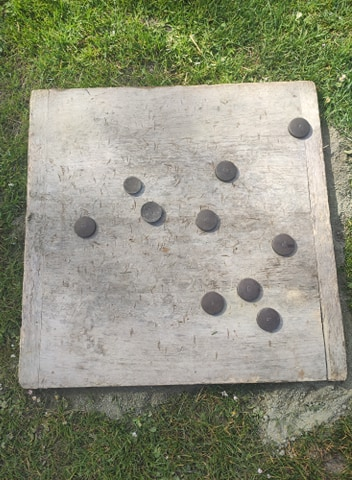
%> input picture image/palet2.jpg, 352 x 480 px
$ octave --eval "result = PlancheDetection(imread('../image/palet2.jpg'));"   (GNU Octave 9; MATLAB toolbox functions it lacks are replaced by stand-ins)
%> lines starting %> are read from the running program, lines starting %| are printed output that depends on the picture; in (x1, y1, x2, y2) boxes, pixels count from 0 and x2, y2 are one past the last pixel; in counts of white or black regions, pixels touching at a corner belong together; the program's own positions count from 1
### fonction/find_barycentre.m
function [ X,Y ] = find_barycentre( img )
% Donne les coorddon閑s du barycentre de l'image.
% L'objet doit 阾re en blanc (255), le reste en noir (0)
barx = 0;
bary = 0;
[Nx,Ny] = size(img);

index = find(img > 0.8);
[nx,ny] = size(index);

for i=1:Nx
    for j=1:Ny
        barx = barx + img(i,j)*i;
        bary = bary + img(i,j)*j;
    end
end
X = floor(barx/(nx*ny));
Y = floor(bary/(nx*ny));
end

### fonction/PlancheDetection.m
function  [imgfin, Xg, Yg] = PlancheDetection(Im)

% red /  green / blue
   R=Im(:,:,1);
   G=Im(:,:,2);
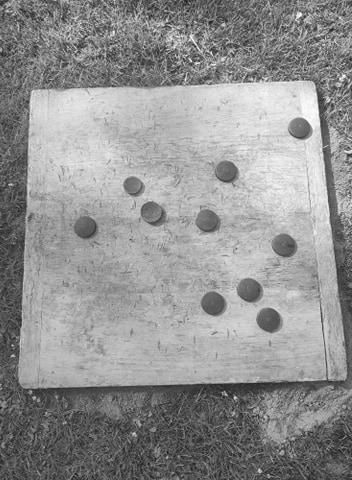
%> G: size 480x352 uint8; min 15, max 255, mean 145.7
   B=Im(:,:,3);

%    figure (2); imshow(R); title('R');
%    figure (3); imshow(G);  title('G');
%    figure (4); imshow(B);  title('B');

   hsv = rgb2hsv(Im); %converting the image to HSV space
%> hsv: size 480x352x3 double; mean H, S, V 0.166, 0.201, 0.583

   H=hsv(:,:,1);
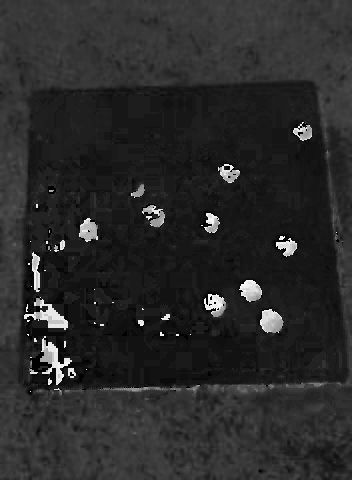
%> H: size 480x352 double; min 0, max 0.983, mean 0.166
   S=hsv(:,:,2);
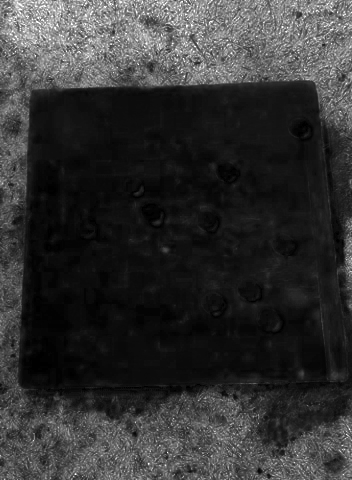
%> S: size 480x352 double; min 0, max 1, mean 0.201
   V=hsv(:,:,3);

%    figure (5); imshow(H); title('H');
%    figure (6); imshow(S);  title('S');
%    figure (7); imshow(V);  title('V');
%
   % on choisit une des images, par exemple B (blue)
   % Strat間ie 1: Seuillage sur plusieurs composantes de l'image et
   % combinaison binaire


    % Pre-processing smoothing : Filtrage avec un Filtre Gaussian par exemple
    MASKGauss=1/864*[11 23 29 23 11;23 48 62 48 23; 29 62 80 62 29; 23 48 62 48 23; 11 23 29 23 11 ];
%     figure(10);mesh(MASKGauss);title('Gaussian Kernel sigma=1.41')
    B=imfilter(B,MASKGauss);
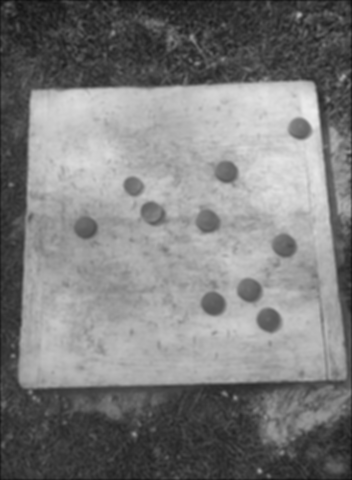
%> B: size 480x352 uint8; min 16, max 236, mean 124.6
%     figure(11);
%     imshow(B);title('filtered image');
%

    % A.  calcul de l'histogramme
%     NoBins=256;
%     [NoPixels,NivGris]=imhist(B,NoBins);
%     figure(20);plot(NivGris,NoPixels);
%     grid;title('histogram');xlabel('Intensity Blue');

    % B. otsu's method for detecting threshold
    thresholdb = graythresh(B)  % the threshold is in the 0,1 range
%> thresholdb = 0.471
    bwb = imbinarize(B,thresholdb); % thresholded image
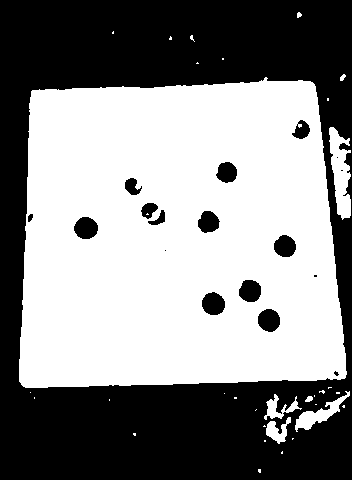
%> bwb: size 480x352 logical; 53.9% white; 18 black regions (5 under 20 px), largest, box (x1, y1, x2, y2) and area: (0, 0, 352, 480) 74447, (202, 292, 225, 315) 412, (74, 217, 98, 239) 410
%%     figure; imagesc(bwb);colormap('gray'); title('Threshold RGB component image');


     % A.  calcul de l'histogramme
    NoBins=256;
%     [NoPixels,NivGris]=imhist(S,NoBins);
%     figure(21);plot(NivGris,NoPixels);
%     grid;title('histogram S ');xlabel('Saturation');


    % B. otsu's method for detecting threshold
    thresholdS = graythresh(S)  % the threshold is in the 0,1 range
%> thresholdS = 0.267
    bws = imbinarize(S,thresholdS); % thresholded image
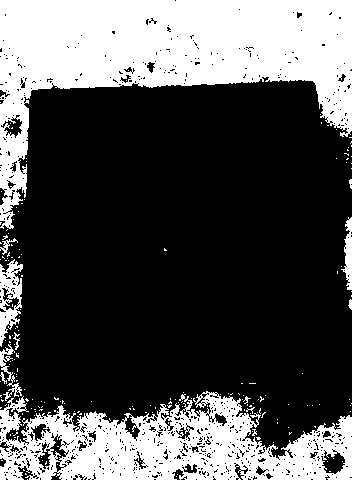
%> bws: size 480x352 logical; 31.9% white; 196 white regions (185 under 20 px), largest, box (x1, y1, x2, y2) and area: (0, 0, 352, 229) 33624, (0, 391, 352, 480) 17848, (0, 259, 23, 347) 1051
 %%   bws = imbinarize(S,thresholdS); % thresholded image
     figure; imagesc(bws);colormap('gray'); title('Threshold  Saturation image');


%% Background removal
    % opening (dilatation to remove disks then erosion)
    str_element=strel('disk',15);
    fond=imopen(B,str_element);

%     figure(12); imagesc(fond);colormap('gray');

    NoBins=256;
%     [NoPixels,NivGris]=imhist(fond,NoBins);
%     figure(13);plot(NivGris,NoPixels);
%     grid;title('histogram fond');xlabel('Intensity');
%
    ss=imbinarize(fond, graythresh(fond));
%> ss: size 480x352 logical; 52.8% white; 8 black regions (1 under 20 px), largest, box (x1, y1, x2, y2) and area: (0, 0, 352, 480) 77296, (203, 282, 279, 332) 1146, (75, 218, 97, 239) 342
%     figure(25);imagesc(ss); colormap('gray'); title('Threshold Background image');
    planche = imfill(ss,'holes');
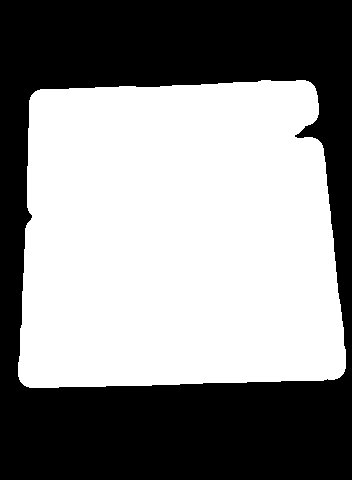
%> planche: size 480x352 logical; 54.3% white; 1 black region, box (x1, y1, x2, y2) and area: (0, 0, 352, 480) 77296
     se = strel('disk',3);
    planche = imclose(planche,se);
%> planche: size 480x352 logical; 54.3% white; 1 black region, box (x1, y1, x2, y2) and area: (0, 0, 352, 480) 77285
%     figure(27);imagesc(planche); colormap('gray'); title('Planche');
    [Xg, Yg] = find_barycentre(planche);
%> in find_barycentre, `index = find(img > 0.8);`: index = 91675 values from 9003 to 165969
%> in find_barycentre, `[nx,ny] = size(index);`: nx = 91675; ny = 1
%> after the loop in find_barycentre, `for i=1:Nx`: barx = 21911879; bary = 16391630
%> in find_barycentre, `X = floor(barx/(nx*ny));`: X = 239
%> in find_barycentre, `Y = floor(bary/(nx*ny));`: Y = 178
%> Xg = 239; Yg = 178
    imgfin =  planche;

end
